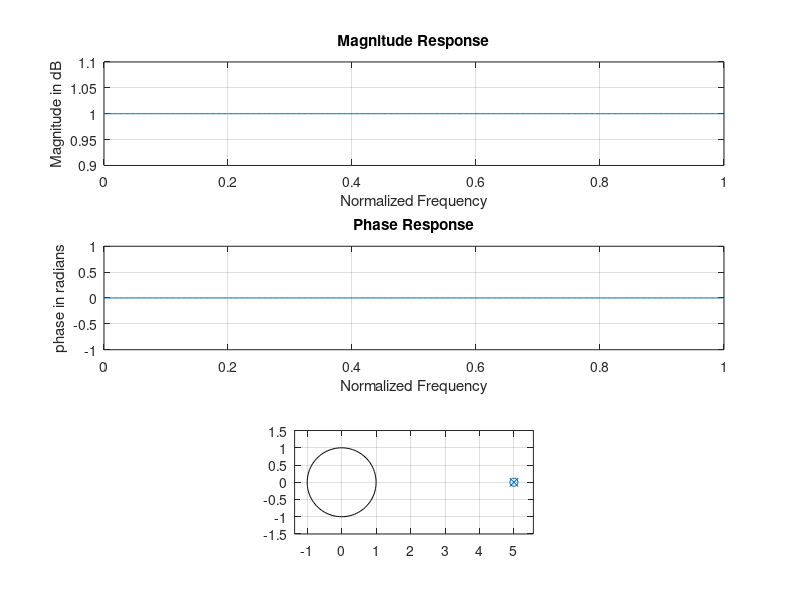

The MATLAB script that drew this image:
%Matlab program to plot the frequency response of D.E. clc;
clear all;
b=input("Enter the numerator coefficients");
a=input("Enter the denominator coefficients");
[h,w] = freqz(b,a);
subplot(3,1,1);
plot(w/pi,abs(h));
grid;
xlabel('Normalized Frequency');
ylabel('Magnitude in dB');
title('Magnitude Response');
subplot(3,1,2);
plot(w/pi, angle(h));
grid;
xlabel('Normalized Frequency');
ylabel('phase in radians');
title('Phase Response');
subplot(3,1,3);
zplane(b,a);